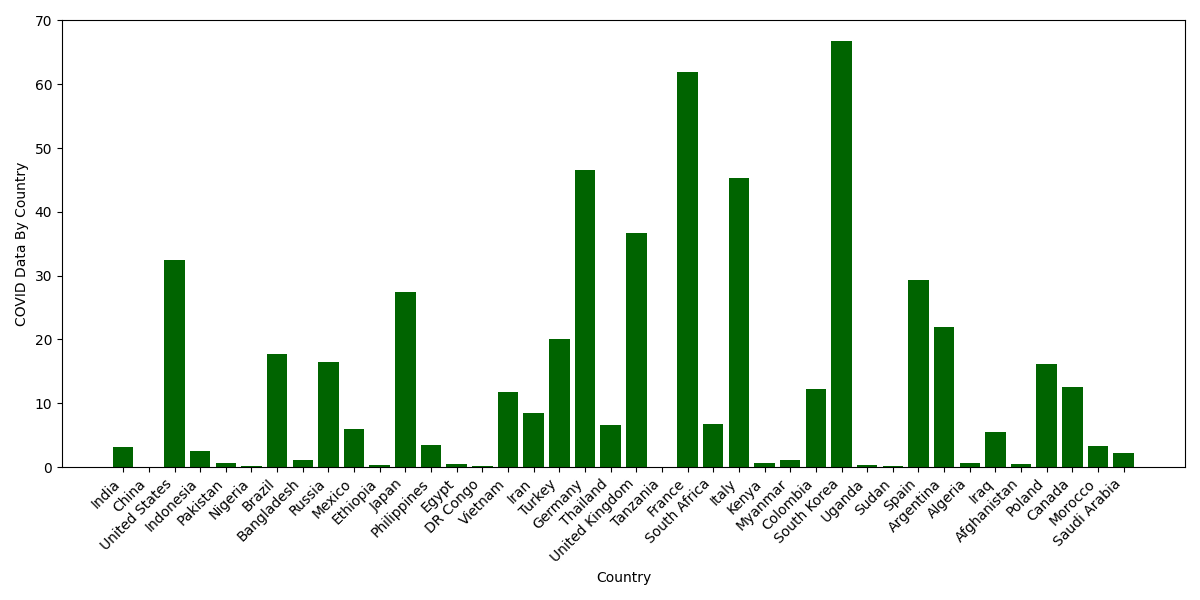

This chart was generated by the following Python code:
# Queens College
# Internet and Web Technology (CSCI 355)
# Winter 2024
# Assignment 4 - Data Scraping, Storage, and Visualization
# Essmer Sanchez
# Collaboration: Worked With Class

# [1] Install and import these third-party libraries which are needed in the tasks below
import requests
import html5lib
from bs4 import BeautifulSoup
from matplotlib import pyplot as plt

import OutputUtil as ou


# [2] Define a function to print the HTML content of a webpage at a given URL (uniform resource locator, web address)
def print_page_content(url):
    r = requests.get(url)
    print(r.content)


# [3] Define a function to parse the HTML content for a given URL.
def parse_page_content(url):
    r = requests.get(url)
    soup = BeautifulSoup(r.content, 'html5lib')
    print(soup.prettify())


# [4] Define a function to get the next text item from an iterator
def next_text(itr):
    return next(itr).text


# [5] Define a function to get the next int item from an iterator
def next_int(itr):
    return int(next_text(itr).replace(',', ''))


# [6]Define a function to scrape the site.
def scrape_covid_data(dict_countries_population):
    url = 'https://www.worldometers.info/coronavirus/countries-where-coronavirus-has-spread/'
    page = requests.get(url)
    soup = BeautifulSoup(page.text, 'html.parser')
    data = []
    itr = iter(soup.find_all('td'))
    # This loop will keep repeating as long as there is data available in the iterator
    while True:
        try:
            country = next_text(itr)
            cases = next_int(itr)
            deaths = next_int(itr)
            continent = next_text(itr)
            if country.startswith('Japan'):
                country = 'Japan'
            if country in ['Channel Islands', 'MS Zaandam']:
                continue
            population = dict_countries_population[country]
            percent_cases = round(100 * cases / population, 2)
            percent_deaths = round(100 * deaths / cases, 2)
            data.append([country, continent, population, cases, percent_cases, deaths, percent_deaths])
        except StopIteration:
            break
    return data


# [7] Define a function get_country_population(url) that will scrape this website to get country populations:
# https://www.worldometers.info/world-population/population-by-country/.
# Build a dictionary in which the keys are country names and the values are country populations.
# [8] Add this population data to the previously scraped data.
# This is important information because the numbers of COVID cases and deaths per country are
# more significant relative to that country's population.
# [9] Define a function to write the data in a text table. Don't hard code values - pass parameters
# [10] Define a function to write the data in CSV format. Don't hard code values - pass parameters
# [11] Define a function to write the data as HTML Invoke code from our previous assignment.
# [12] Define a function to write the data as XML:
def scrape_population_data():
    url = 'https://www.worldometers.info/world-population/population-by-country/'
    page = requests.get(url)
    soup = BeautifulSoup(page.text, 'html.parser')
    itr = iter(soup.find_all('td'))
    dict_countries = {}
    while True:
        try:
            no = next_text(itr)
            country = next_text(itr)
            population = next_int(itr)
            for i in range(9):
                junk = next_text(itr)
            dict_countries[country] = population
        except StopIteration:
            break
    return dict_countries


def add_wiki_link(data, i, j):
    name = data[i][j]
    wikiname = name
    if wikiname == "Australia/Oceania":
        wikiname = "Australia"
    href = "https://en.wikipedia.org/wiki/" + wikiname.replace(' ', '_')
    a_attributes = 'href="' + href + '" target="_blank"'
    data[i][j] = ou.create_element(ou.TAG_A, name, a_attributes)


def make_output(data, assn):
    title = "COVID Data By Country"
    align = ["L", "L", "R", "R", "R", "R", "R"]
    types = ["S", "S", "N", "N", "N", "N", "N"]
    heads = ["Country", "Continent", "Population", "Cases", "Pct Cases", "Deaths", "Pct Deaths"]
    ou.write_tt_file(assn + ".txt", title, heads, data, align)
    ou.write_csv_file(assn + ".csv", heads, data)
    ou.write_xml_file(assn + ".xml", title, heads, data, True)
    data.sort(key=lambda row: row[2], reverse=True)
    data_2 = [[data[i][j] for j in range(len(data[0]))] for i in range(40)]
    do_graph(assn, data_2, title)
    for i in range(len(data)):
        add_wiki_link(data, i, 0)
        add_wiki_link(data, i, 1)
    ou.add_stats(data, [2, 3, 4, 5, 6], 0, 1, True)
    ou.write_html_file(assn + ".html", title, heads, types, align, data, True)


# [13] Define a function to plot the data in different forms, such as
# ● number of cases, per country
# ● number of deaths, per country
# ● percentages of cases leading to death, per country
# ● percentages of population having covid, per country
# See https://www.geeksforgeeks.org/bar-plot-in-matplotlib/
def do_graph(assn, data, title):
    x_data = [data[i][0] for i in range(len(data))]
    y_data = [data[i][4] for i in range(len(data))]

    plt.figure(figsize=(12, 6))
    plt.bar(x_data, y_data, color='darkgreen')
    plt.xlabel("Country")
    plt.ylabel(title)
    plt.xticks(rotation=45, ha="right", fontsize=10)
    plt.tight_layout()

    plt.savefig(assn + ".png")
    plt.show()


def main():
    dict_countries_population = scrape_population_data()
    data = scrape_covid_data(dict_countries_population)
    make_output(data, "Assignment4")


if __name__ == '__main__':
    main()
